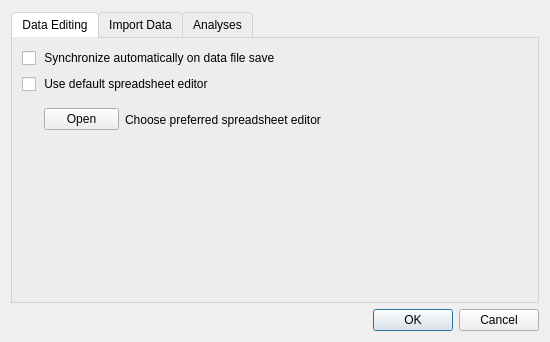
<?xml version="1.0" encoding="UTF-8"?>
<ui version="4.0">
 <class>PreferencesDialog</class>
 <widget class="QDialog" name="PreferencesDialog">
  <property name="geometry">
   <rect>
    <x>0</x>
    <y>0</y>
    <width>550</width>
    <height>342</height>
   </rect>
  </property>
  <property name="minimumSize">
   <size>
    <width>500</width>
    <height>200</height>
   </size>
  </property>
  <property name="windowTitle">
   <string>Preferences</string>
  </property>
  <property name="styleSheet">
   <string notr="true">QDialog#PreferenceDialog
{
backgorund-color:transparant;
}</string>
  </property>
  <layout class="QVBoxLayout" name="verticalLayout">
   <item>
    <widget class="QTabWidget" name="tabsPreferences">
     <property name="enabled">
      <bool>true</bool>
     </property>
     <property name="sizePolicy">
      <sizepolicy hsizetype="Preferred" vsizetype="Preferred">
       <horstretch>0</horstretch>
       <verstretch>0</verstretch>
      </sizepolicy>
     </property>
     <property name="font">
      <font>
       <kerning>true</kerning>
      </font>
     </property>
     <property name="focusPolicy">
      <enum>Qt::NoFocus</enum>
     </property>
     <property name="styleSheet">
      <string notr="true">QTabWidget::pane {
    border: 1px solid lightgray;
    background: #EDEDED;
}

QTabWidget::tab-bar:top {
    top: 1px;
}

QTabWidget::tab-bar:bottom {
    bottom: 1px;
}

QTabWidget::tab-bar:left {
    right: 1px;
}

QTabWidget::tab-bar:right {
    left: 1px;
}

QTabBar::tab {
    border: 1px solid lightgray;
}

QTabBar::tab:selected {
    background: white;
}

QTabBar::tab:!selected {
    background: #EDEDED;
}

QTabBar::tab:!selected:hover {
    background: #3CAAE7;
}

QTabBar::tab:top, QTabBar::tab:bottom {
    min-width: 8ex;
    margin-right: -1px;
    padding: 5px 10px 5px 10px;
}

QTabBar::tab:top:selected {
    border-bottom-color: none;
}

QTabBar::tab:bottom:selected {
    border-top-color: none;
}

QTabBar::tab:top:last, QTabBar::tab:bottom:last,
QTabBar::tab:top:only-one, QTabBar::tab:bottom:only-one {
    margin-right: 0;
}

QTabBar::tab:left:!selected {
    margin-right: 3px;
}

QTabBar::tab:right:!selected {
    margin-left: 3px;
}

QTabBar::tab:left, QTabBar::tab:right {
    min-height: 8ex;
    margin-bottom: -1px;
    padding: 10px 5px 10px 5px;
}

QTabBar::tab:left:selected {
    border-left-color: none;
}

QTabBar::tab:right:selected {
    border-right-color: none;
}

QTabBar::tab:left:last, QTabBar::tab:right:last,
QTabBar::tab:left:only-one, QTabBar::tab:right:only-one {
    margin-bottom: 0;
}

QTabBar::tab
{
border-top-left-radius:4px;
border-top-right-radius:4px;
}
</string>
     </property>
     <property name="tabPosition">
      <enum>QTabWidget::North</enum>
     </property>
     <property name="tabShape">
      <enum>QTabWidget::Rounded</enum>
     </property>
     <property name="currentIndex">
      <number>0</number>
     </property>
     <property name="elideMode">
      <enum>Qt::ElideNone</enum>
     </property>
     <widget class="QWidget" name="tab_2">
      <attribute name="title">
       <string>Data Editing</string>
      </attribute>
      <widget class="QWidget" name="layoutWidget">
       <property name="geometry">
        <rect>
         <x>10</x>
         <y>10</y>
         <width>481</width>
         <height>91</height>
        </rect>
       </property>
       <layout class="QVBoxLayout" name="verticalLayout_2">
        <item>
         <widget class="QCheckBox" name="syncAutoCheckBox">
          <property name="layoutDirection">
           <enum>Qt::LeftToRight</enum>
          </property>
          <property name="text">
           <string> Synchronize automatically on data file save</string>
          </property>
         </widget>
        </item>
        <item>
         <widget class="QCheckBox" name="useDefaultSpreadsheetEditor">
          <property name="text">
           <string> Use default spreadsheet editor</string>
          </property>
         </widget>
        </item>
        <item>
         <layout class="QHBoxLayout" name="horizontalLayout">
          <item>
           <widget class="QWidget" name="widget" native="true">
            <property name="minimumSize">
             <size>
              <width>16</width>
              <height>0</height>
             </size>
            </property>
            <property name="maximumSize">
             <size>
              <width>16</width>
              <height>16777215</height>
             </size>
            </property>
           </widget>
          </item>
          <item>
           <widget class="QPushButton" name="openEditor">
            <property name="enabled">
             <bool>true</bool>
            </property>
            <property name="maximumSize">
             <size>
              <width>75</width>
              <height>16777215</height>
             </size>
            </property>
            <property name="text">
             <string>Open</string>
            </property>
            <property name="checkable">
             <bool>false</bool>
            </property>
            <property name="autoDefault">
             <bool>true</bool>
            </property>
            <property name="default">
             <bool>false</bool>
            </property>
            <property name="flat">
             <bool>false</bool>
            </property>
           </widget>
          </item>
          <item>
           <widget class="QLabel" name="spreadsheetEditorName">
            <property name="minimumSize">
             <size>
              <width>351</width>
              <height>20</height>
             </size>
            </property>
            <property name="text">
             <string>Choose preferred spreadsheet editor</string>
            </property>
           </widget>
          </item>
         </layout>
        </item>
       </layout>
      </widget>
     </widget>
     <widget class="QWidget" name="tab_3">
      <attribute name="title">
       <string>Import Data</string>
      </attribute>
      <widget class="QListWidget" name="missingValuesList">
       <property name="geometry">
        <rect>
         <x>30</x>
         <y>50</y>
         <width>151</width>
         <height>161</height>
        </rect>
       </property>
      </widget>
      <widget class="QWidget" name="layoutWidget">
       <property name="geometry">
        <rect>
         <x>200</x>
         <y>50</y>
         <width>201</width>
         <height>31</height>
        </rect>
       </property>
       <layout class="QHBoxLayout" name="horizontalLayout_2">
        <item>
         <widget class="QLabel" name="label">
          <property name="text">
           <string>New Item</string>
          </property>
         </widget>
        </item>
        <item>
         <widget class="QLineEdit" name="itemEdit"/>
        </item>
       </layout>
      </widget>
      <widget class="QWidget" name="layoutWidget">
       <property name="geometry">
        <rect>
         <x>200</x>
         <y>110</y>
         <width>86</width>
         <height>100</height>
        </rect>
       </property>
       <layout class="QVBoxLayout" name="verticalLayout_3">
        <item>
         <widget class="QPushButton" name="addPushButton">
          <property name="text">
           <string>Add</string>
          </property>
         </widget>
        </item>
        <item>
         <widget class="QPushButton" name="deletePushButton">
          <property name="text">
           <string>Delete</string>
          </property>
         </widget>
        </item>
        <item>
         <widget class="QPushButton" name="resetPushButton">
          <property name="text">
           <string>Reset</string>
          </property>
         </widget>
        </item>
       </layout>
      </widget>
      <widget class="QLabel" name="label_2">
       <property name="geometry">
        <rect>
         <x>30</x>
         <y>20</y>
         <width>131</width>
         <height>16</height>
        </rect>
       </property>
       <property name="text">
        <string>Missing Value List</string>
       </property>
      </widget>
     </widget>
     <widget class="QWidget" name="tab_1">
      <property name="layoutDirection">
       <enum>Qt::LeftToRight</enum>
      </property>
      <attribute name="title">
       <string>Analyses</string>
      </attribute>
      <widget class="QWidget" name="layoutWidget">
       <property name="geometry">
        <rect>
         <x>10</x>
         <y>10</y>
         <width>243</width>
         <height>45</height>
        </rect>
       </property>
       <layout class="QGridLayout" name="gridLayout">
        <item row="0" column="0" rowspan="2">
         <layout class="QVBoxLayout" name="verticalLayout_4">
          <item>
           <widget class="QCheckBox" name="displayExactPVals">
            <property name="sizePolicy">
             <sizepolicy hsizetype="Preferred" vsizetype="Fixed">
              <horstretch>0</horstretch>
              <verstretch>0</verstretch>
             </sizepolicy>
            </property>
            <property name="text">
             <string>Display exact p-values</string>
            </property>
           </widget>
          </item>
          <item>
           <widget class="QCheckBox" name="fixDecimals">
            <property name="text">
             <string>Fix the number of decimals</string>
            </property>
           </widget>
          </item>
         </layout>
        </item>
        <item row="0" column="1">
         <spacer name="verticalSpacer">
          <property name="orientation">
           <enum>Qt::Vertical</enum>
          </property>
          <property name="sizeHint" stdset="0">
           <size>
            <width>17</width>
            <height>13</height>
           </size>
          </property>
         </spacer>
        </item>
        <item row="1" column="1">
         <widget class="QSpinBox" name="numDecimals">
          <property name="minimum">
           <number>1</number>
          </property>
          <property name="maximum">
           <number>10</number>
          </property>
          <property name="value">
           <number>3</number>
          </property>
         </widget>
        </item>
       </layout>
      </widget>
     </widget>
    </widget>
   </item>
   <item>
    <widget class="QDialogButtonBox" name="buttonBox">
     <property name="orientation">
      <enum>Qt::Horizontal</enum>
     </property>
     <property name="standardButtons">
      <set>QDialogButtonBox::Cancel|QDialogButtonBox::Ok</set>
     </property>
    </widget>
   </item>
  </layout>
 </widget>
 <resources/>
 <connections>
  <connection>
   <sender>buttonBox</sender>
   <signal>rejected()</signal>
   <receiver>PreferencesDialog</receiver>
   <slot>reject()</slot>
   <hints>
    <hint type="sourcelabel">
     <x>292</x>
     <y>139</y>
    </hint>
    <hint type="destinationlabel">
     <x>286</x>
     <y>154</y>
    </hint>
   </hints>
  </connection>
 </connections>
</ui>
